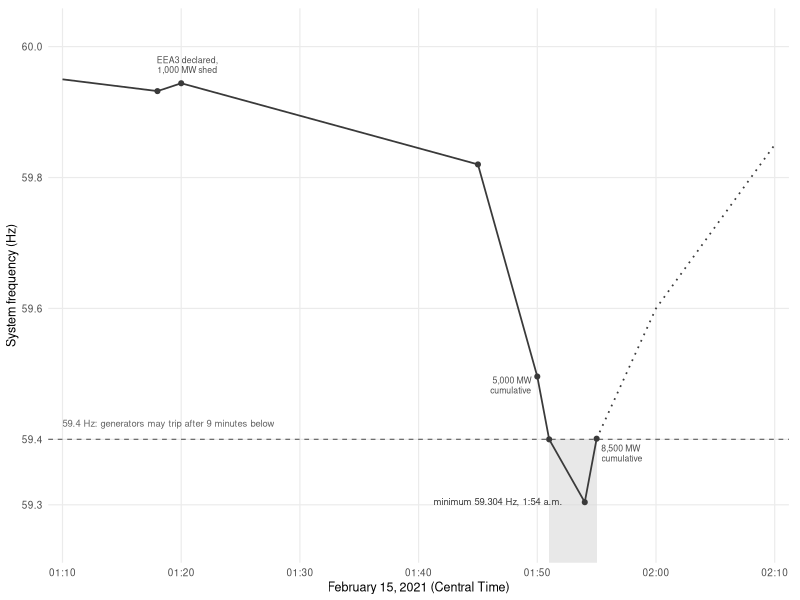
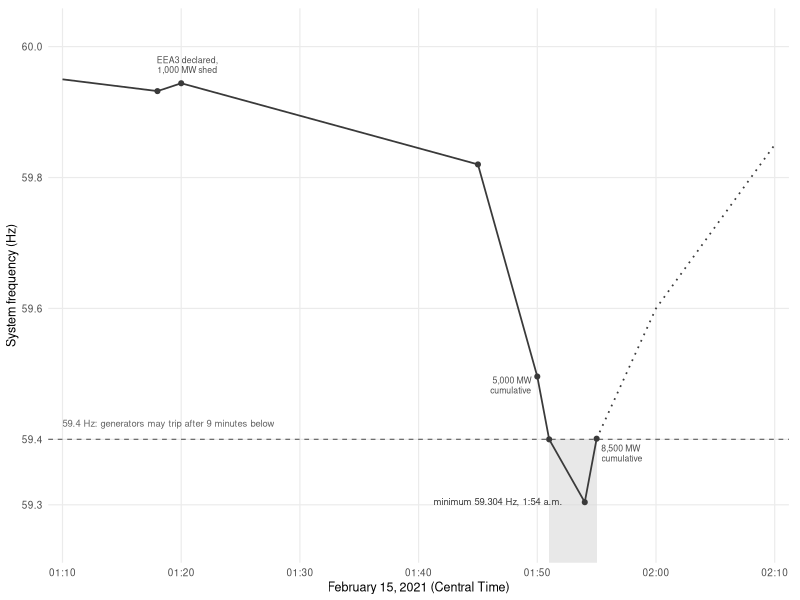

Write the R code that produced these figures, in order.
# fig_ch2_uri_frequency.R, Chapter 2: ERCOT frequency, Feb 15 2021 (Uri)
# Output: book/images/uri_frequency.png (+ .pdf). Run from the repo root:
#   Rscript analysis/figures/fig_ch2_uri_frequency.R
#
# SCHEMATIC reconstruction (replaces a rights-encumbered ResearchGate image).
# Anchor values from the FERC/NERC Staff Report "The February 2021 Cold
# Weather Outages in Texas and the South Central United States" (Nov 2021),
# pp. 133-138 and Figure 73; interpolation between anchors is linear and the
# recovery path after 1:55 a.m. is indicative only. Times CT, Feb 15 2021:
#   1:18  59.932 Hz  (responsive reserves below EEA3 threshold)
#   1:20  59.944 Hz  (EEA3 declared, 1,000 MW load shed ordered)
#   1:45  59.820 Hz  (2,000 MW cumulative)
#   1:50  59.496 Hz  (5,000 MW cumulative)
#   1:51  59.400 Hz  (falls below relay threshold; 9-minute clock starts)
#   1:54  59.304 Hz  (minimum; ERCOT's own deck says 59.302)
#   1:55  59.401 Hz  (recovers above threshold: 4 min 23 s below)
suppressWarnings(Sys.setlocale("LC_ALL", "en_US.UTF-8"))
library(ggplot2)

tm <- function(h, m) as.POSIXct(sprintf("2021-02-15 %02d:%02d:00", h, m), tz = "UTC")

anchors <- data.frame(
  t = c(tm(1,10), tm(1,18), tm(1,20), tm(1,45), tm(1,50), tm(1,51), tm(1,54), tm(1,55)),
  hz = c(59.95, 59.932, 59.944, 59.820, 59.496, 59.400, 59.304, 59.401)
)
recovery <- data.frame(   # indicative only
  t = c(tm(1,55), tm(2,0), tm(2,10)),
  hz = c(59.401, 59.60, 59.85)
)

shed <- data.frame(
  t = c(tm(1,20), tm(1,50), tm(1,55)),
  hz = c(59.944, 59.496, 59.401),
  label = c("EEA3 declared,\n1,000 MW shed", "5,000 MW\ncumulative", "8,500 MW\ncumulative"),
  # 5,000 MW sits left of and below its point, 8,500 MW right of
  # its point under the 59.4 Hz line, so neither crosses the frequency trace.
  vjust = c(-0.6, 1.0, 1.35),
  hjust = c(0.4, 1.15, -0.12)
)

ink <- "#3a3a3a"

p <- ggplot(anchors, aes(t, hz)) +
  annotate("rect", xmin = tm(1,51), xmax = tm(1,55), ymin = -Inf, ymax = 59.4,
           fill = "grey85", alpha = 0.6) +
  geom_hline(yintercept = 59.4, linetype = "dashed", color = "grey40", linewidth = 0.4) +
  geom_line(color = ink, linewidth = 0.6) +
  geom_line(data = recovery, color = ink, linewidth = 0.6, linetype = "dotted") +
  geom_point(data = anchors[anchors$t >= tm(1,18), ], color = ink, size = 1.4) +
  geom_text(data = shed, aes(label = label, vjust = vjust, hjust = hjust),
            size = 2.2, lineheight = 0.95, color = "grey30") +
  annotate("text", x = tm(1,10), y = 59.415, hjust = 0, vjust = -0.4, size = 2.4,
           color = "grey40",
           label = "59.4 Hz: generators may trip after 9 minutes below") +
  annotate("text", x = tm(1,53), y = 59.304, hjust = 1.08, vjust = 0.4, size = 2.4,
           color = ink, label = "minimum 59.304 Hz, 1:54 a.m.") +
  scale_x_datetime(date_breaks = "10 min", date_labels = "%H:%M",
                   expand = expansion(mult = c(0.02, 0.02))) +
  scale_y_continuous(limits = c(59.25, 60.02),
                     breaks = c(59.3, 59.4, 59.6, 59.8, 60.0)) +
  labs(x = "February 15, 2021 (Central Time)", y = "System frequency (Hz)") +
  theme_minimal(base_size = 9) +
  theme(panel.grid.minor = element_blank(),
        plot.margin = margin(6, 8, 4, 4))

ggsave("book/images/uri_frequency.png", p,
       width = 124, height = 80, units = "mm", dpi = 300, bg = "white")
ggsave("book/images/uri_frequency.pdf", p,
       width = 124, height = 80, units = "mm", bg = "white")
cat("Wrote book/images/uri_frequency.png and .pdf\n")
